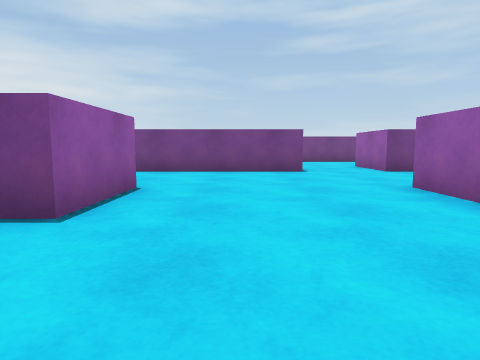
[1] (above)

24 first-person views from a walk through a scene from a Unity 3-D project. The camera is 0.58 m above the floor, tilts 6° down and sees 75° across. The floor is counted in squares, 1 m on a side. Each view is taken from the middle of a square. On the plan, view 1 faces up. The plan holds only what a view shows up to about 9 squares ahead; the rest is blank. The place goes on beyond the plan. The player character is not drawn.

[2]
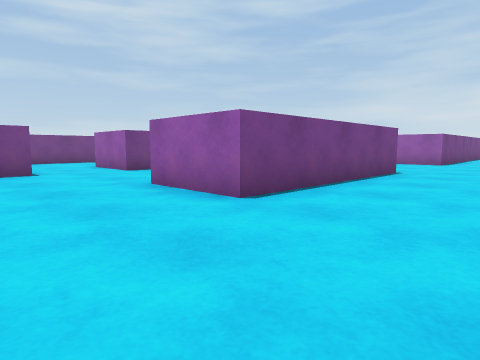

[3]
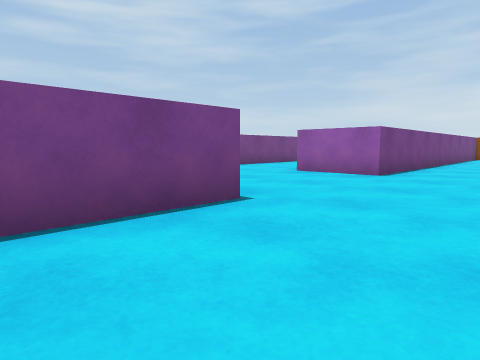

[4]
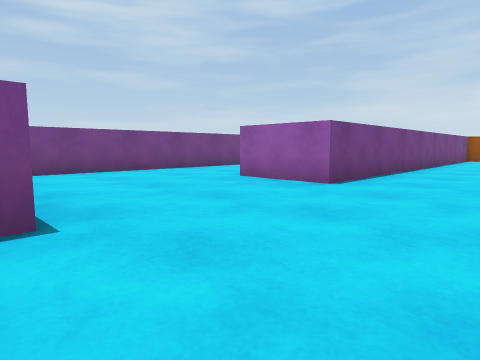

[5]
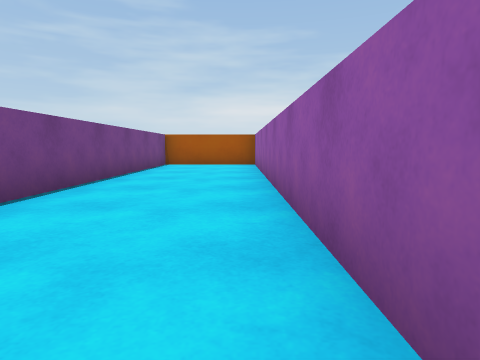

[6]
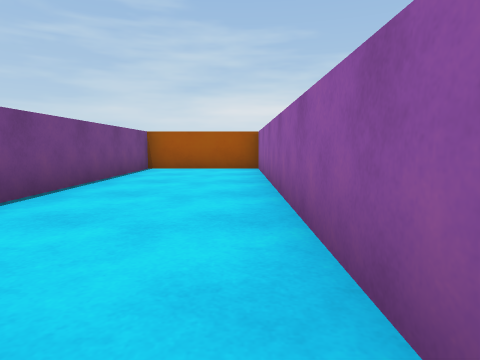

[7]
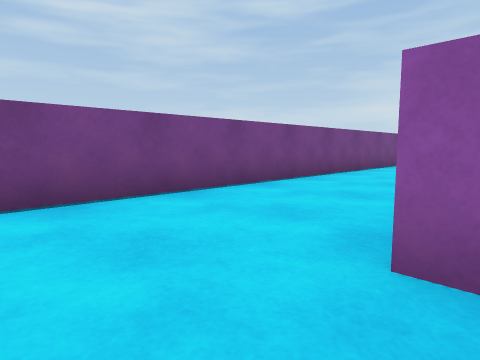

[8]
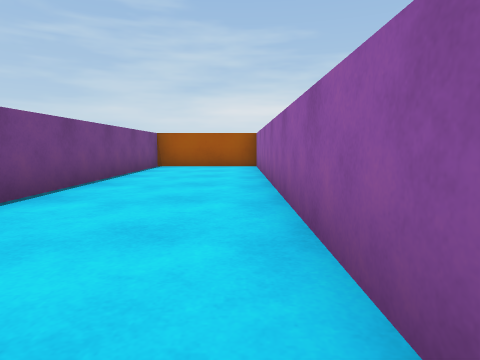

[9]
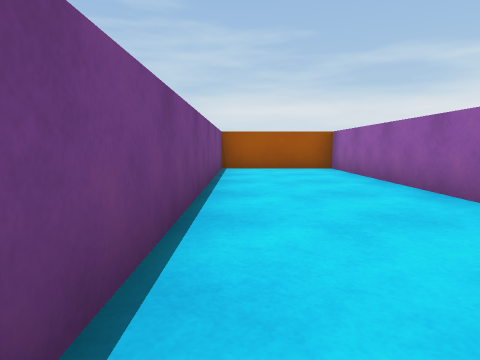

[10]
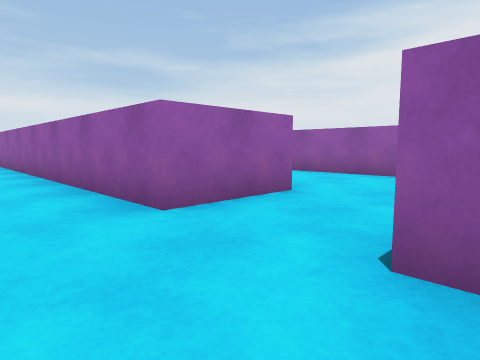

[11]
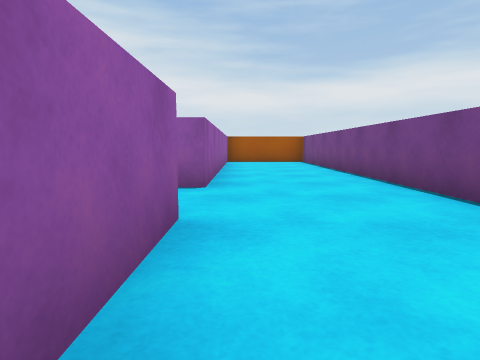

[12]
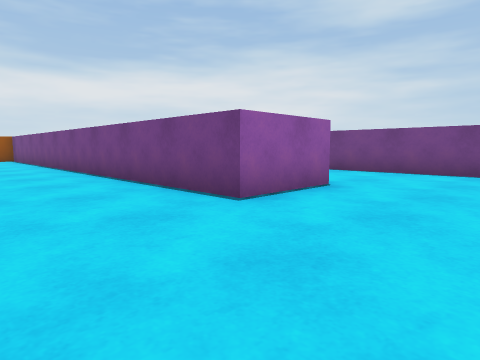

[13]
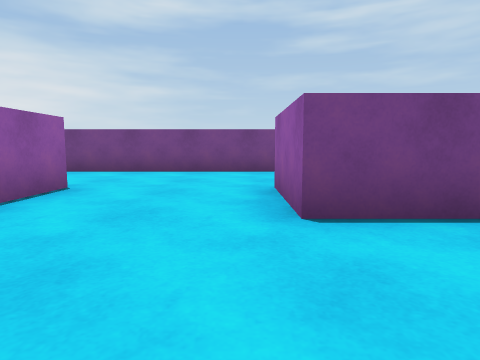

[14]
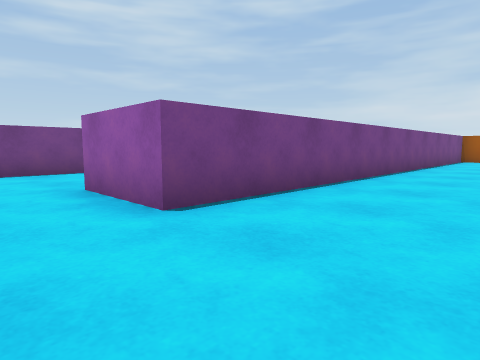

[15]
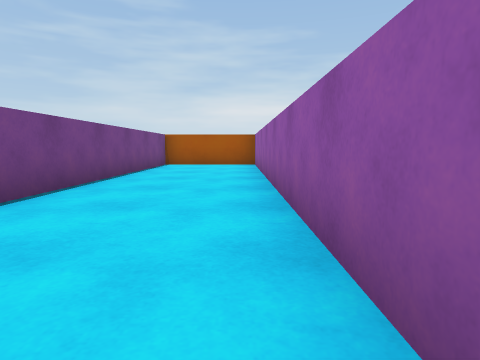

[16]
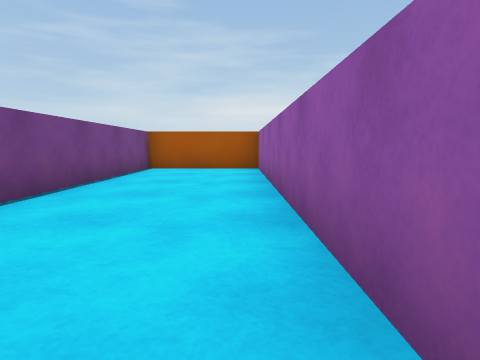

[17]
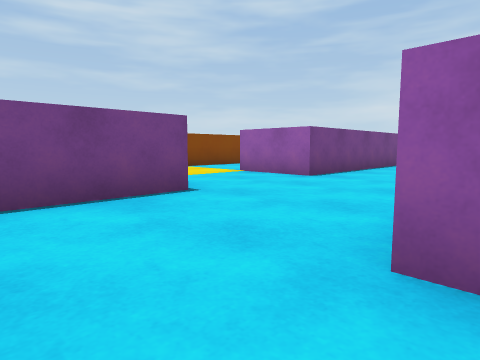

[18]
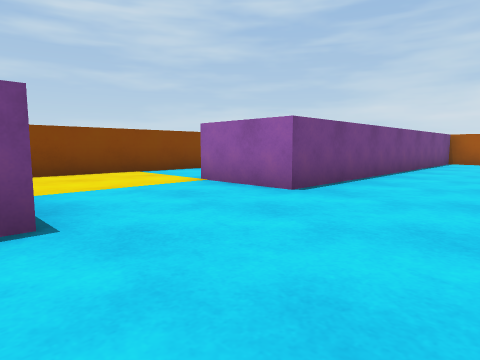

[19]
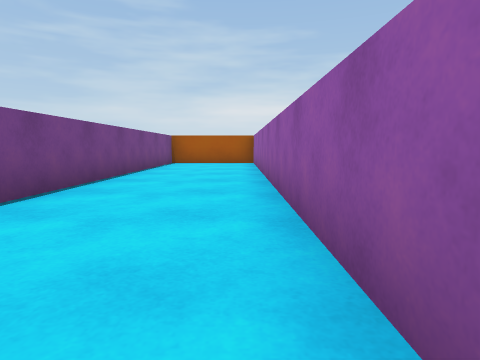

[20]
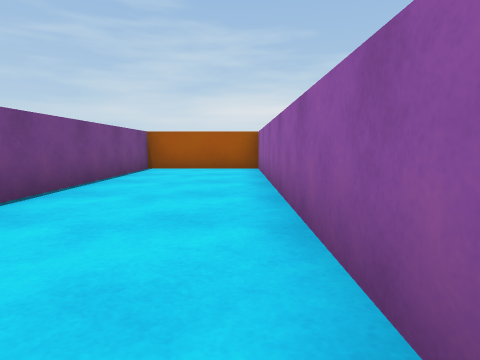

[21]
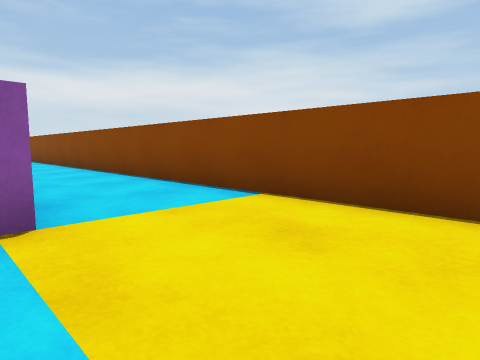

[22]
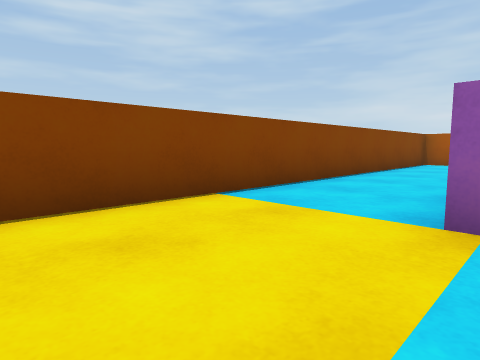

[23]
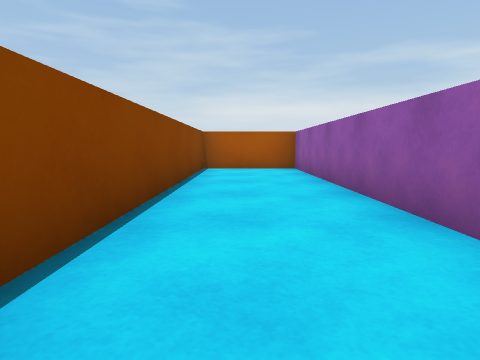

[24]
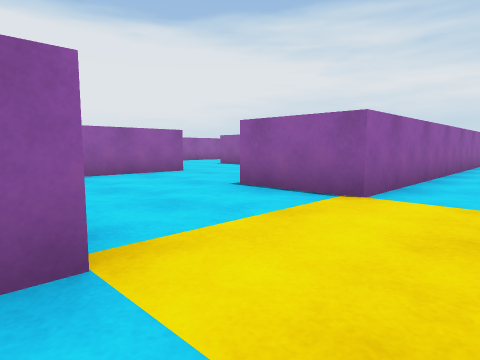

### Floor plan
Points are (right, up) in squares from view 1. A wall is a line through its corners. A room is listed if a view was taken in it or the views show most of it. See-through windows are left out.
Room 1 (views 1, 2, 3, 4, 5, 6, 7, 8, 9)
walls: (7.6, 2.5) (2.5, 2.5) (2.5, 4.5); (3.1, 4.5) (5.8, 4.5); (4.2, 7.5) (3.5, 7.5) (3.5, 9.5); (13.5, 4.5) (22.5, 4.5) (22.5, 7.5) (8.5, 7.5); (12.5, -0.5) (22.5, -0.5) (22.5, 2.5) (11.5, 2.5) (11.5, 4.5); (1.6, 7.5) (-2.5, 7.5); (1.5, 9.5) (1.5, 9); (-1.5, 4.5) (-1.5, 2.5) (-2, 2.5)
ways out: opening at (2.5, 8.5) to room 2
Room 2 (views 10, 11, 12, 13, 14, 15, 16, 17, 18, 19, 20, 21, 22, 23, 24)
walls: (6.5, 14.6) (6.5, 12.5) (-3.1, 12.5); (2.8, 19.5) (10.5, 19.5) (10.5, 17.5) (4.8, 17.5); (3.5, 9.5) (22.5, 9.5) (22.5, 12.5) (9.5, 12.5) (9.5, 14.5) (22.5, 14.5) (22.5, 17.5) (13.5, 17.5) (13.5, 19.5) (13.9, 19.5); (15.9, 19.5) (22.5, 19.5) (22.5, 22) (3.1, 22); (-2.9, 9.5) (1.5, 9.5)
ways out: opening at (2.5, 8.5) to room 1

Where each view was taken, in squares from view 1:
view 1: 0 up, 0 right, facing up
view 2: 0 up, 0 right, facing up-right
view 3: 0 up, 5 right, facing up-right
view 4: 0 up, 7 right, facing up-right
view 5: 0 up, 12 right, facing right
view 6: 0 up, 14 right, facing right
view 7: 4 up, 10 right, facing up-right
view 8: 5 up, 13 right, facing right
view 9: 7 up, 14 right, facing right
view 10: 11 up, 1 right, facing down-right
view 11: 10 up, 6 right, facing left
view 12: 10 up, 9 right, facing up-left
view 13: 10 up, 9 right, facing up
view 14: 10 up, 8 right, facing up-right
view 15: 10 up, 12 right, facing right
view 16: 10 up, 14 right, facing right
view 17: 14 up, 8 right, facing up-right
view 18: 15 up, 10 right, facing up-right
view 19: 15 up, 11 right, facing right
view 20: 15 up, 14 right, facing right
view 21: 19 up, 13 right, facing up-left
view 22: 19 up, 11 right, facing up-right
view 23: 21 up, 14 right, facing right
view 24: 21 up, 14 right, facing down-left
